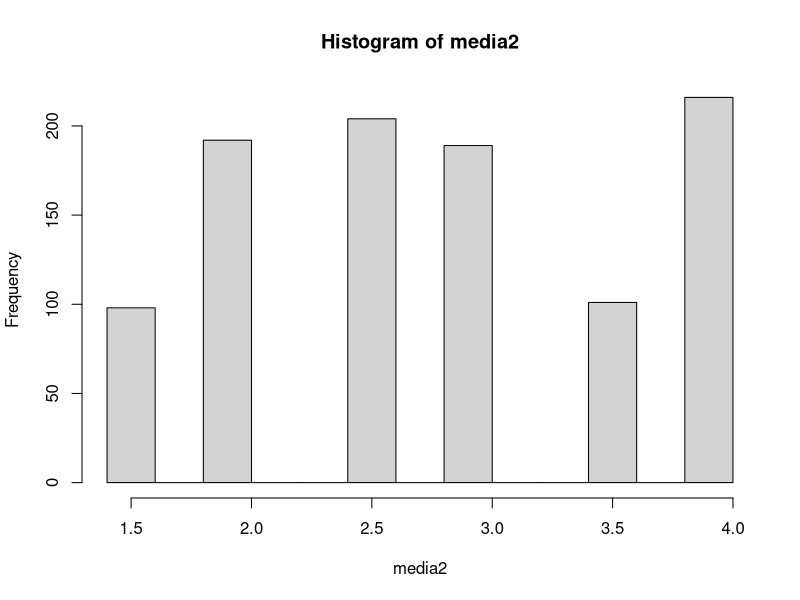
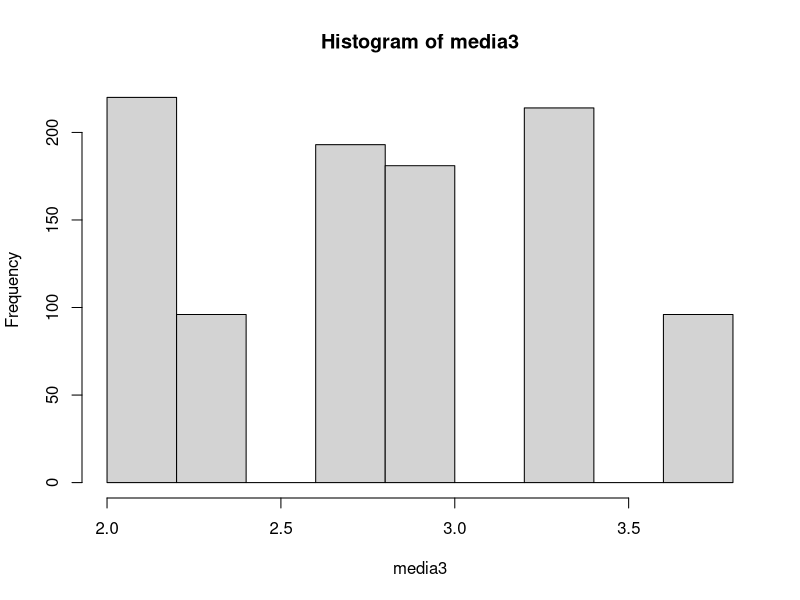
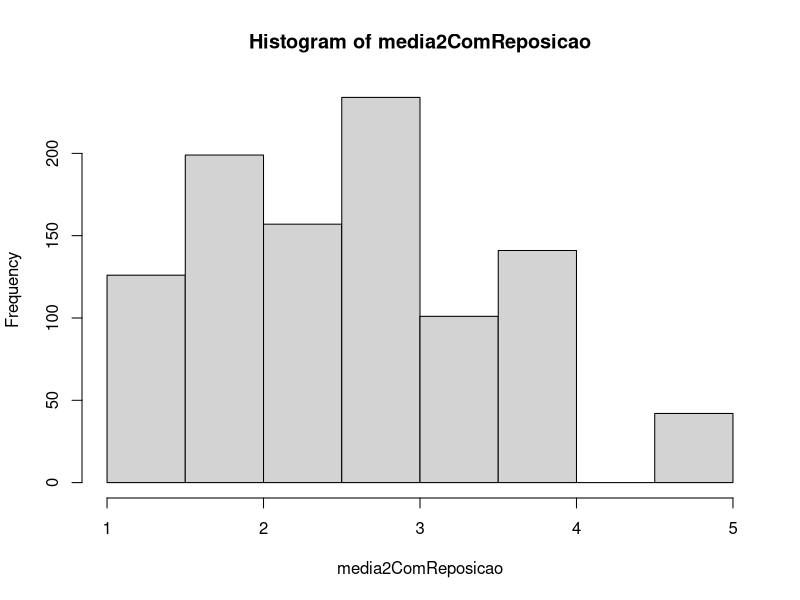
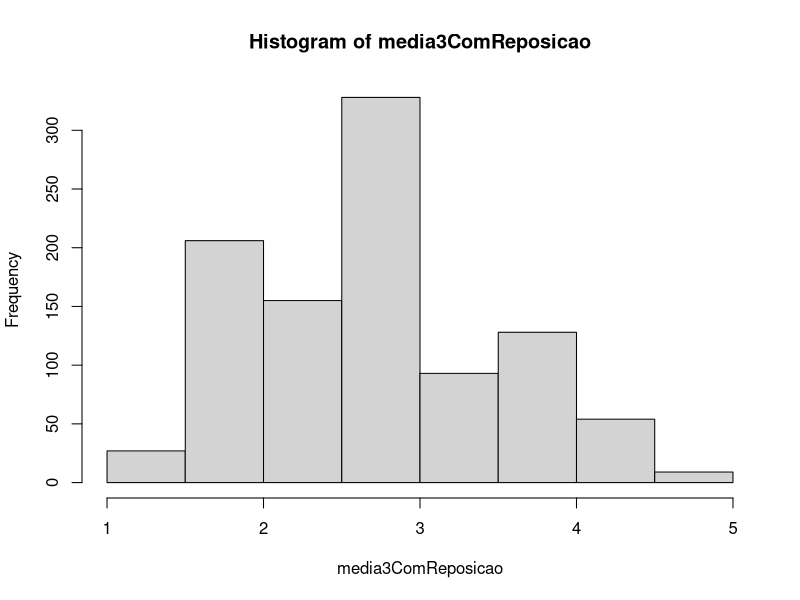
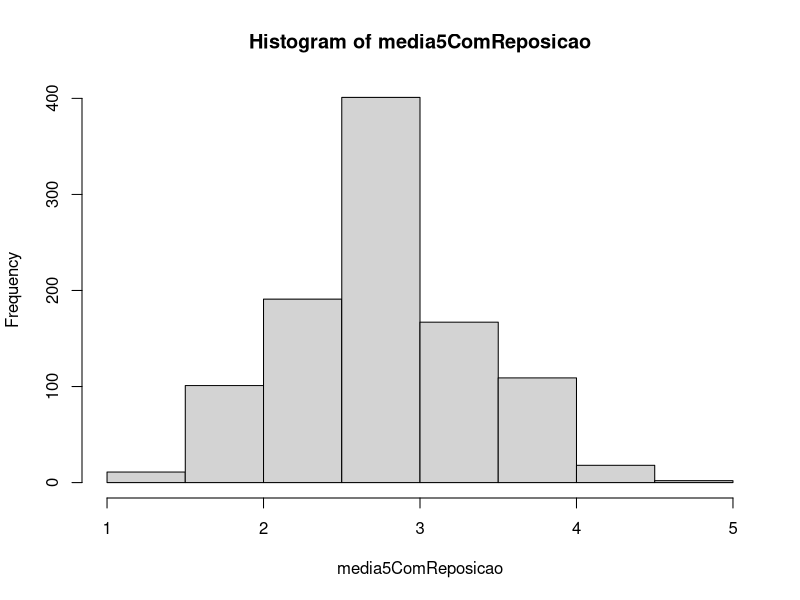
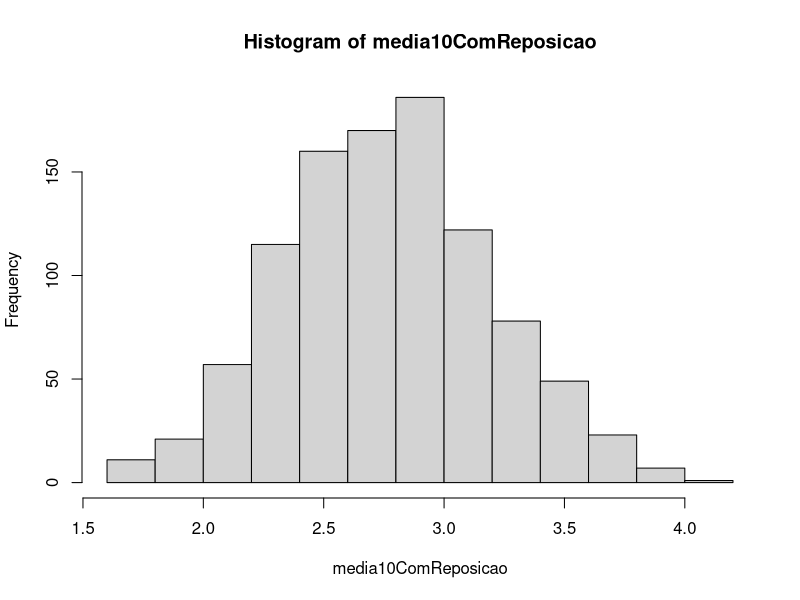
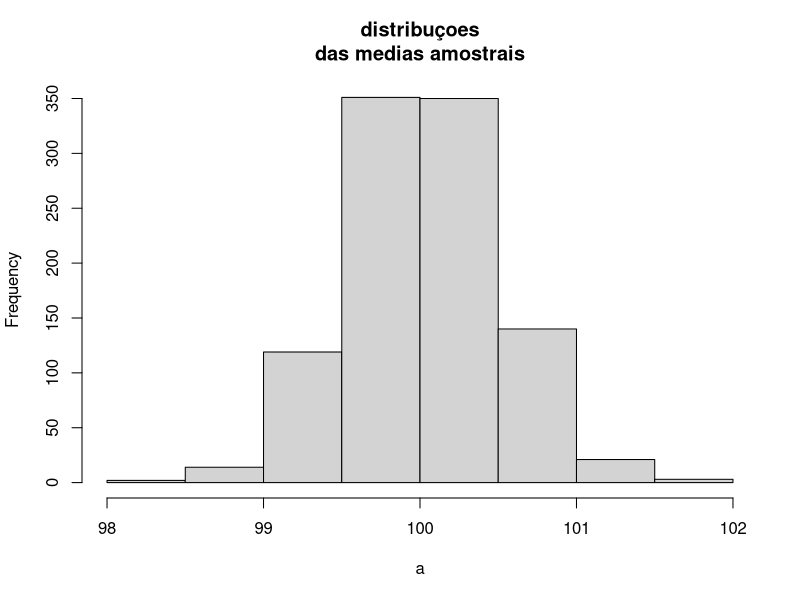
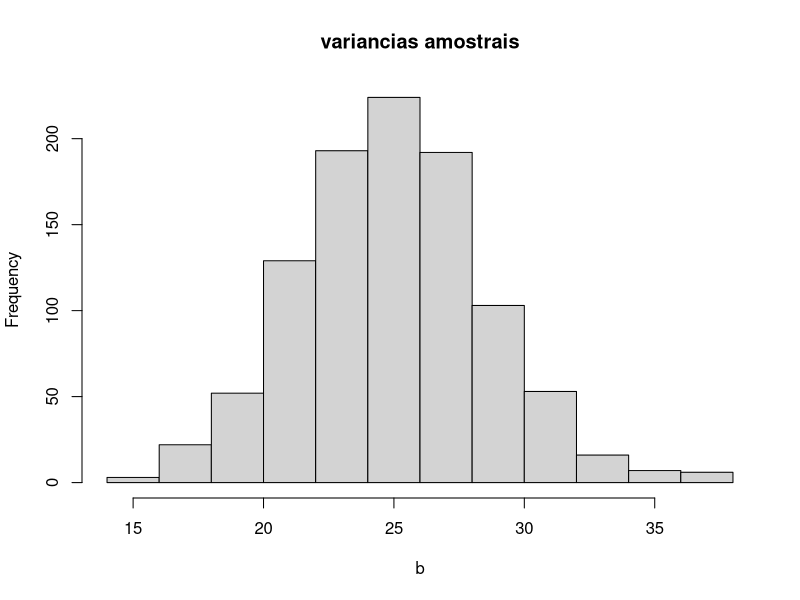

The R script that drew these images, in order:
#1
X <- c(1,2,3,3,5);
media2 <- 1:1000;
media3 <- 1:1000;
media2ComReposicao <- 1:1000;
media3ComReposicao <- 1:1000;
media5ComReposicao <- 1:1000;
media10ComReposicao <-1:1000;
for (i in 1:1000){
  media2[i] <- mean(sample(X,2,FALSE));
  media3[i] <- mean(sample(X,3,FALSE));
  media2ComReposicao[i] <- mean(sample(X,2,TRUE));
  media3ComReposicao[i] <- mean(sample(X,3,TRUE));
  media5ComReposicao[i] <- mean(sample(X,5,TRUE));
  media10ComReposicao[i] <- mean(sample(X,10,TRUE));
}

hist(media2);
hist(media3);
hist(media2ComReposicao);
hist(media3ComReposicao);
hist(media5ComReposicao);
hist(media10ComReposicao);

mean(media2);
mean(media3);
mean(media2ComReposicao);
mean(media3ComReposicao);
mean(media5ComReposicao);
mean(media10ComReposicao);
mean(X);

#2

a <- 1:1000;
b <- 1:1000;
for (i in 1:1000){
  x<- rnorm(100,100,5)
  a[i] <- mean(x)
  b[i] <- var(x)
}
hist(a,main = "distribuçoes
das medias amostrais")
hist(b, main = "variancias amostrais")
#c = distidruiçao estimada 
c <- 1:1000;
d <- 1:1000;
for (i in 1:1000){
  x<- rnorm(100,100,5)
  c[i] <- 1/mean(x)
}
mean(c)
var(c)
